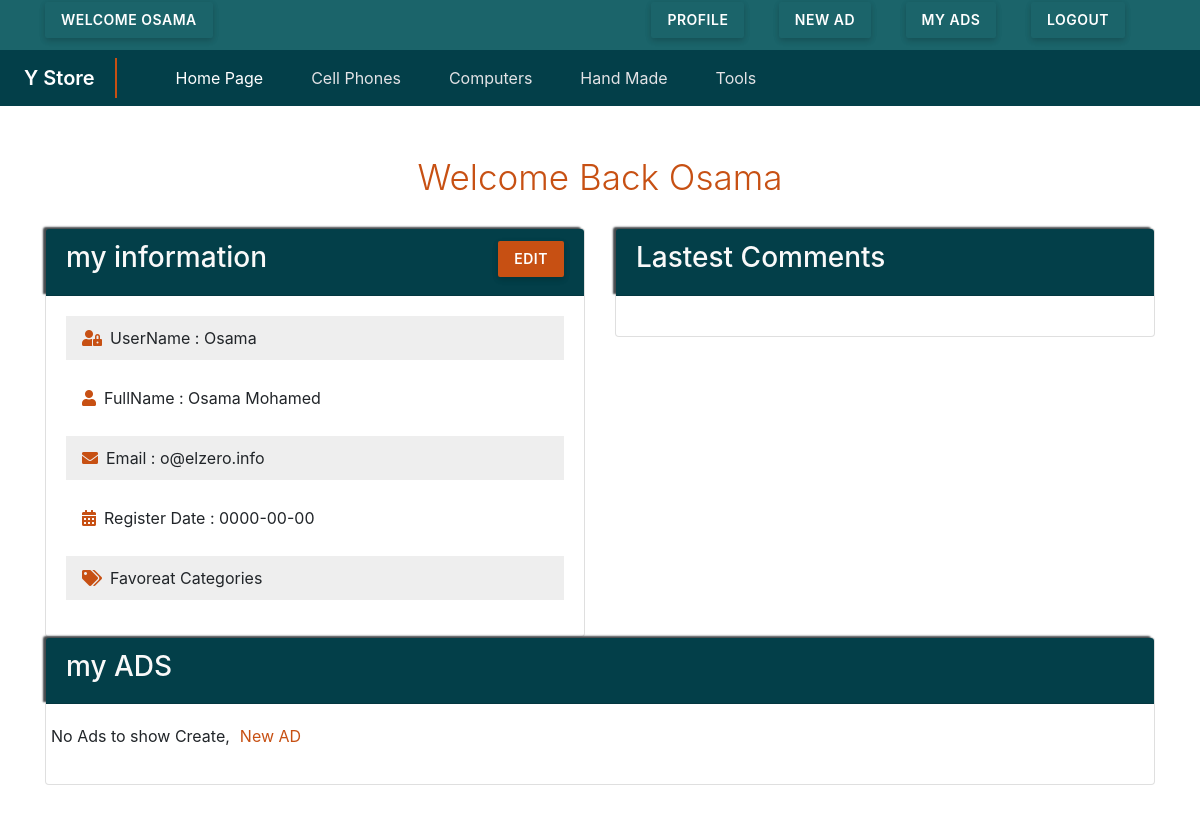
The app's page /profile.php (signed in) with its own data.
### tables this page shows
CREATE TABLE IF NOT EXISTS `categories` (
  `CatID` int(11) NOT NULL AUTO_INCREMENT,
  `CatName` varchar(255) NOT NULL,
  `Description` text NOT NULL,
  `parent` int(11) NOT NULL,
  `Ordering` int(11) DEFAULT NULL,
  `Visibility` tinyint(4) NOT NULL DEFAULT 0,
  `Allow_Comment` tinyint(4) NOT NULL DEFAULT 0,
  `Allow_Ads` tinyint(4) NOT NULL DEFAULT 0,
  PRIMARY KEY (`CatID`),
  UNIQUE KEY `Name` (`CatName`)
);

CREATE TABLE IF NOT EXISTS `users` (
  `UserID` int(11) NOT NULL AUTO_INCREMENT COMMENT 'To Identify User',
  `UserName` varchar(255) NOT NULL COMMENT 'Username To Login',
  `Password` varchar(255) NOT NULL COMMENT 'Password To Login',
  `Email` varchar(255) NOT NULL,
  `FullName` varchar(255) NOT NULL,
  `GroupID` int(11) NOT NULL DEFAULT 0 COMMENT 'Identify User Group',
  `TrustStatus` int(11) NOT NULL DEFAULT 0 COMMENT 'Seller Rank',
  `RegStatus` int(11) NOT NULL DEFAULT 0 COMMENT 'User Approval',
  `RegesterDate` date NOT NULL,
  `avatar` varchar(255) DEFAULT NULL,
  PRIMARY KEY (`UserID`),
  UNIQUE KEY `Username` (`UserName`)
);

### init.php (called while the page is built, shortened)
<?php
include "Connect.php";
if (isset($_SESSION['user'])) {
   $sessionuser = $_SESSION['userid'];
}
$temp  = 'Inclodes/templates';
$langu = "Inclodes/Lang";
$fun   = "Inclodes/Functions";
include  $langu . "/english.php";
include  $fun   . "/function.php";
include  $temp  . "/header.php";
include  $temp  . "/navbar.php";
?>

### Inclodes/Functions/function.php (called while the page is built, shortened)
<?php
function getcat($cond='')
{
    global $con;
    $stmt1 = $con->prepare("SELECT* From categories $cond  order by CatName ");
    $stmt1->execute();
    $cats = $stmt1->fetchAll();
    return $cats;
}
function getitems($conde,$val ,$conde2=''){
    global $con;
    $stmt1 = $con->prepare("SELECT* From items where $conde =? $conde2   order by ItemName ");
    $stmt1->execute(array($val));
    $cats = $stmt1->fetchAll();
    return $cats;
}
function checkstatus($userid) {
    global $con;
    $stmt = $con->prepare("SELECT UserID, UserName,Password  FROM `users` WHERE UserID=? and RegStatus=0 LIMIt 1 ");
    $stmt->execute(array($userid));
    return $stmt->rowCount();
}
        ?>

### Inclodes/Lang/english.php (called while the page is built)
<?php
function lang($phrase) {
 static $lang = array (
     "add ads"       => "add ads",
     "edit"          => "Edit",
     "login"         => "Login",
     "defult"        => "Defulte",
     'manage'        => "Manage",
     'update'        => "Update",
     'add'           => "Add",
     'insert'        => "insert",
     'delete'        => "delete",
     'error'         => "error",
     'Activate'      => "Activate",
     'Categories'    =>"Categories",
     'items'         =>"Items",
     'visit shop'    =>"visit shop",
     'Home Page'     => "Home Page",
     'home page'     => "Home Page",
     "Home"          => "Home",
     "Gategories"    => "Gategories",
     "item"          => "Items",
     "members"       => "Members",
     "comments"      => "Comments",
     "statistics"    => "Statistics",
     "logs"          => "Logs",
     "Edit profile"  => "Edit profile",
     "Setting"       => "Setting",
     "logout"        => "Logout",
     "dashboard"     => "Dashboard",
     "profile"      => "profile"
 );
 return $lang[$phrase];
}
?>

### profile.php (the view, shortened to what this page needs)
<?php
include "init.php";
if (isset($_SESSION['user'])) {
    $query = $con->prepare("SELECT * FROM users WHERE UserID = ? limit 1");
    $query->execute(array($sessionuser));
    $row = $query->fetch();
?>
    <div class="container">
        <h2 class="profh text-center">welcome back <?php echo $_SESSION['user'] ?></h2>
        <div class="row">
            <div class="col-md-6">
                <div class="card">
                    <div class="card-header">
                        <h3 class="float-left">my information</h3>
                        <a class="profile-edit float-right" href="#">edit</a>
                    </div>
                    <div class="card-body nthbody">
                        <p><i class="fas fa-user-lock"></i>UserName :<span> <?php echo " " . $row['UserName'] ?></span></p>
                        <p><i class="fas fa-user"></i>FullName :<span><?php echo " " . $row['FullName'] ?></span> </p>
                        <p><i class="fas fa-envelope"></i>Email :<span><?php echo " " . $row['Email'] ?></span> </p>
                        <p><i class="fas fa-calendar-alt"></i>Register Date :<span><?php echo " " . $row['RegesterDate'] ?></span></p>
                        <p><i class="fas fa-tags"></i>Favoreat Categories<span></span></p>
                    </div>
                </div>
            </div>
            <div class="col-md-6">
                <div class="card">
                    <div class="card-header">
                        <h3>Lastest Comments</h3>
                    </div>
                    <div class="card-body nthbody ">
                    </div>
                </div>
            </div>
        </div>
        <div class="row" id="my-ads">
            <div class="col-md-12">
                <?php
                $record = getitems("User_ID", $sessionuser);
                ?>
                <div class="card adscard">
                    <div class="card-header">
                        <h3>my ADS</h3>
                    </div>
                    <div class="card-body pcard">
                        <div class="row">
                            <?php
                            if (count($record)>0) {
                                foreach ($record as $v) {
                                    ?>
                                        <div class="col-md-6 col-6   col-lg-3" >
                                            <div class="thumbnail pthumb  float-left">
                                               <span class ="pricr-tag"><?php echo $v['Price'] ?> $</span>
                                               <?php
                                               if ($v['approve']==0) {
                                                   echo " <span class ='approvespan'>waiting for approve</span>" ;
                                               }
                                               ?>
                                                <img src="uploads\items\<?php echo $v['Image']?>" alt="..." class="img-thumbnail ">
                                                <div class="caption">
                                                    <h4><a class="itema" href="items.php?itemid=<?php echo $v['ItemID'] ?>"> <?php echo $v['ItemName']; ?> </a></h4>
                                                    <p><?php echo $v['Description']; ?></p>
                                                    <p class="float-right idate"><?php echo $v['Date']; ?></p>
                                                </div>
                                            </div>
                                        </div>
                                    <?php
                                    }
                            }
                            else
                            {
                             ?>
                             <p>No Ads to show Create,<a class="newAD" href="newad.php">New AD</a></p>
                             <?php
                            }
                            ?>
                        </div>
                    </div>
                </div>
            </div>
        </div>
    <?php
} else {
    ?>
        <i class="fas fa-dog dog d-flex justify-content-center"></i>
        <p class="dogp  d-flex justify-content-center">not allwed</p>
    <?php
    header("refresh:5;url=login.php");
}
include $temp . "/footer.php";
    ?>

### Inclodes/templates/navbar.php (shortened to what this page needs)
<nav class="container-fluid upar">
      <div class="container upercon">
        <?php
        if (isset($_SESSION['user'])) {
          $status = checkstatus($_SESSION['userid']);
          ?>
          <div class="float-left">
            <?php
             if ($status==0) {
              ?>
               <p  class ="uperspan notcro">welcome <?php echo $_SESSION['user']; ?></p>
              <?php
            }
?>
          </div>
          <div  class="float-right">
          <a class="prfile" href="profile.php"><span  class ="uperspan">profile</span></a>
          <a class="prfile" href="newad.php"><span  class ="uperspan">new AD</span></a>
          <a class="prfile" href="profile.php#my-ads"><span  class ="uperspan">My ADS</span></a>
          <a class="prfile" href="logout.php"><span  class ="uperspan">logout</span></a>
          </div>
            <?php
        }
        else
        {
          ?>
            <a class="float-right loghsin" href="login.php">
          <span class ="uperspan">Login/Signup</span>
        </a>
        <?php
        }
        ?>
      </div>
      </nav>
<nav class="navbar  navbar-expand-lg navbar-dark  navbar-default x main-store-nav">
  <a class="navbar-brand" href="#">Y Store</a>
  <div class="collapse navbar-collapse" id="navbarSupportedContent">
    <ul class="navbar-nav mr-auto">
      <li class="nav-item active">
        <a class="nav-link" href="index.php"><?php echo lang('home page');   ?></a>
      </li>
           <?php
                 $cats = getcat("WHERE parent =0");
                 foreach ($cats as $v) {
                   echo "<li class='nav-item '>";
                   echo "<a class='nav-link' href='categories.php?pageid=".$v['CatID']."&pagename=". str_replace(" ","-",$v['CatName']) . "'>".$v['CatName']."</a>";
                   echo "</li>";
                  }
           ?>
        </div>
</nav>

### Layout/Css/all.css (style rules this page uses)
.fa, .fas, .far, .fal, .fad, .fab { -moz-osx-font-smoothing: grayscale; -webkit-font-smoothing: antialiased; display: inline-block; font-style: normal; font-variant: normal; text-rendering: auto; line-height: 1; }
.fa-calendar-alt:before { content: "\f073"; }
.fa-envelope:before { content: "\f0e0"; }
.fa-tags:before { content: "\f02c"; }
.fa-user:before { content: "\f007"; }
.fa-user-lock:before { content: "\f502"; }
.fa, .fas { font-family: 'Font Awesome 5 Free'; font-weight: 900; }

### Layout/Css/admins.css (style rules this page uses)
body { height: 1200px; }
.main-store-nav li { text-transform: capitalize; }
.nav-item { padding-right: 2rem; }
.navbar-dark .navbar-nav .nav-link { color: #e3e3e6; }
.navbar { padding-left: 2%; margin-bottom: 50px; }
.bg-primary, .x { background-color: #033F49; }
.navbar-brand { font-weight: 600; border-right: solid 2px #c75013; padding-right: 20px; }
.navbar-collapse { padding-left: 3%; }
.upar { background-color: #1B646A; padding: 2px 0px 2px 0px; }
.upercon { margin-bottom: 10px; }
.uperspan { background: #1B646A; padding: 10px 16px; width: auto; font-weight: 600; text-transform: uppercase; font-size: 14px; color: #fff; line-height: 16px; letter-spacing: 0.5px; border-radius: 2px; box-shadow: 0 2px 6px rgba(0, 0, 0, 0.1), 0 3px 6px rgba(0, 0, 0, 0.1); border: 0; outline: 0; margin: 0px 30px 0px 0; transition: all 0.25s; cursor: pointer; display: inline-block; }
.notcro { cursor: auto; }
.card-header { background-color: #033F49; color: #f9f9f9; box-shadow: #45494C -3px -2px 2px; }
.profh { color: #c75013; font-weight: 300; font-size: 35px; margin-bottom: 30px; text-transform: capitalize; }
.adscard { max-height: 500px; }
.pcard { overflow-y: scroll; }
.nthbody p { padding: 10px 16px; }
.nthbody p:nth-child(odd) { background-color: #eee; }
.card-body .fas { margin-right: 8px; color: #c75013; }
.newAD { padding-left: 12px; color: #c75013; text-decoration: none; padding: 10px 10px; }
.profile-edit { background: #c75013; padding: 10px 16px; width: auto; font-weight: 600; text-transform: uppercase; font-size: 14px; color: #fff; line-height: 16px; letter-spacing: 0.5px; border-radius: 2px; box-shadow: 0 2px 6px rgba(0, 0, 0, 0.1), 0 3px 6px rgba(0, 0, 0, 0.1); border: 0; outline: 0; transition: all 0.25s; cursor: pointer; }

### records on screen
categories: CatName "Cell Phones"
categories: CatName "Computers"
categories: CatName "Hand Made"
categories: CatName "Tools"
users: UserName "Osama", FullName "Osama Mohamed", Email "o@elzero.info", RegesterDate "0000-00-00"

### other values on screen
$_SESSION['user'] "OSAMA"
lang('home page') "Home Page"
$_SESSION['user'] "Osama"
